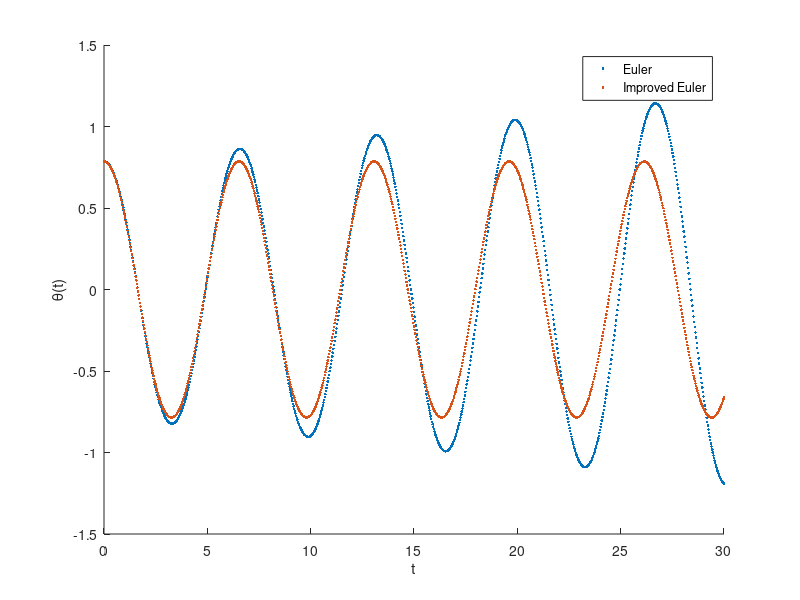
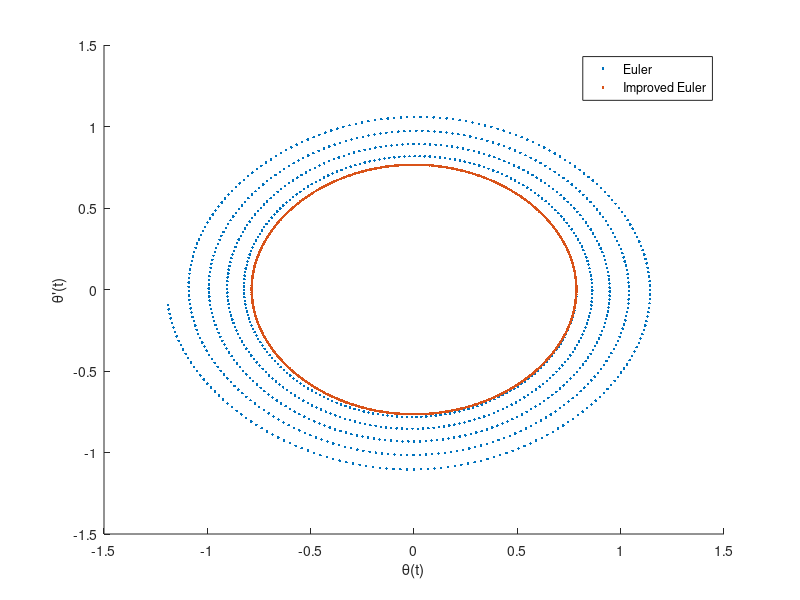
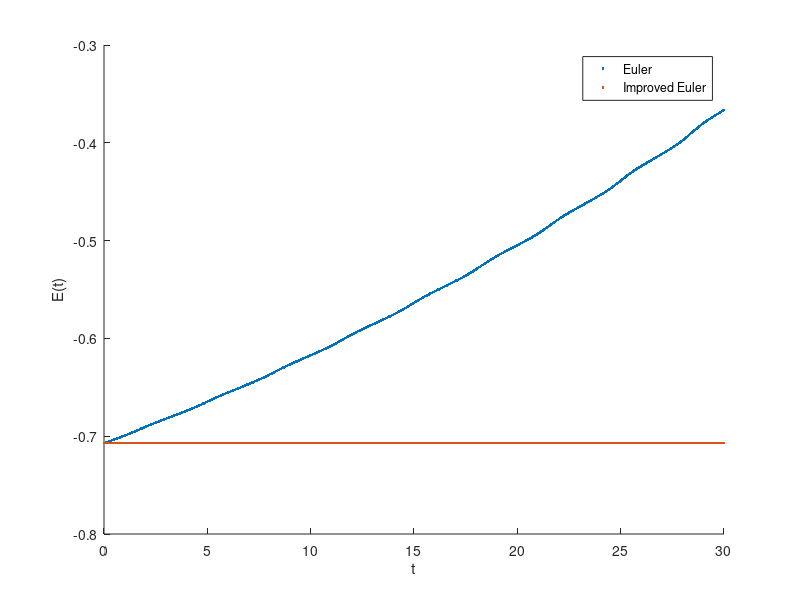

MATLAB code to generate these figures, in order:
T = 30;
N = 1000;
h = T/N;
t = 0:h:T;
f = @(X) [X(2); -sin(X(1))];
 
% Euler's method
X = zeros(2,N+1);
X(:,1) = [pi/4; 0];
for i=1:N
    X(:,i+1) = X(:,i) + h*f(X(:,i));
end
X1 = X(1,:);
Y1 = X(2,:);

% Improved Euler method
X = zeros(2,N+1);
X(:,1) = [pi/4; 0];
M = 1;
for i=1:N
    Xprev = X(:,i);
    Xpred = Xprev + h*f(Xprev);
    for j=1:M
        Xpred = Xprev+0.5*h*(f(Xprev)+f(Xpred));
    end
    X(:,i+1) = Xpred;
end
X2 = X(1,:);
Y2 = X(2,:);

figure(1)
clf
hold on
plot(t, X1,'.');
plot(t, X2,'.');
legend('Euler','Improved Euler')
xlabel('t')
ylabel('\theta(t)')
hold off

figure(2)
clf
hold on
plot(X1, Y1,'.');
plot(X2, Y2,'.');
legend('Euler','Improved Euler')
xlabel('\theta(t)')
ylabel('\theta''(t)')
hold off    

figure(3)
clf
hold on
plot(t, 0.5*Y1.^2-cos(X1),'.');
plot(t, 0.5*Y2.^2-cos(X2),'.');
legend('Euler','Improved Euler')
xlabel('t')
ylabel('E(t)')
hold off
